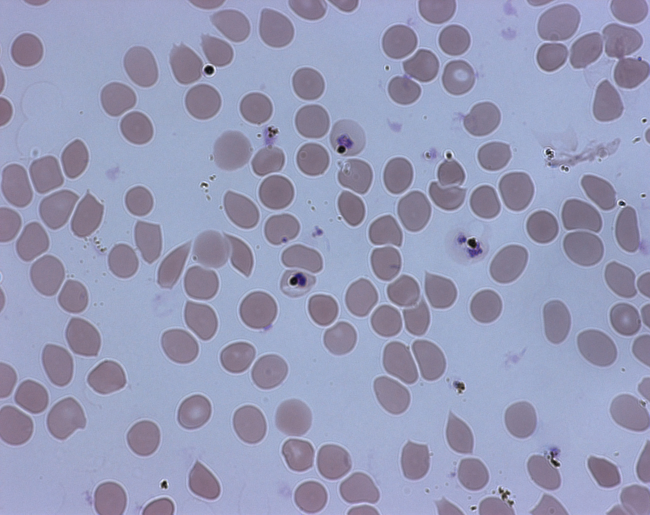
#> input picture Dependencies/test_image.jpg, 1300 x 1030 px (shown at 1/2 size)
$ python -i data_preprocessing.py   (imports and definitions only)
#> lines starting #> are read from the running program, lines starting #| are printed output that depends on the picture; after the words box and inside, x2 and y2 are one past the last pixel; in counts of white or black regions, pixels touching at a corner belong together
import cv2, numpy as np
from sklearn.cluster import KMeans

# ================================================================================================================= #

def pre_processing_otsu(im):
#> called with im = '../Dependencies/test_image.jpg'
    minimum_contour_area = 550
    maximum_contour_area = 10_000

    image = cv2.imread(im, cv2.IMREAD_COLOR)  # Read image in color mode
#> image is the input picture: shape (1030, 1300, 3); mean B, G, R 183.8, 154.3, 150.9
    blurred_image = cv2.GaussianBlur(image, (5, 5), 0) # blur image to reduce noise

    gray = cv2.cvtColor(blurred_image, cv2.COLOR_BGR2GRAY) # convert image to grayscale
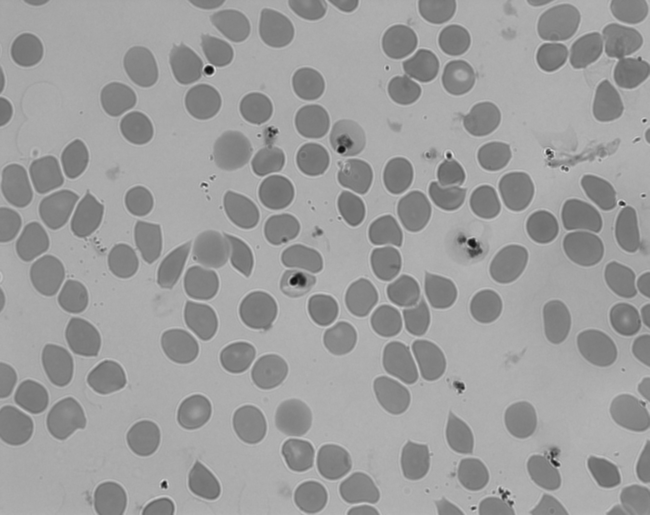
#> gray: shape (1030, 1300) (shown at 1/2 size); min 13, max 226, mean 156.6
    _, binary_image = cv2.threshold(gray, 0, 255, cv2.THRESH_BINARY + cv2.THRESH_OTSU)    # apply Otsu's thresholding
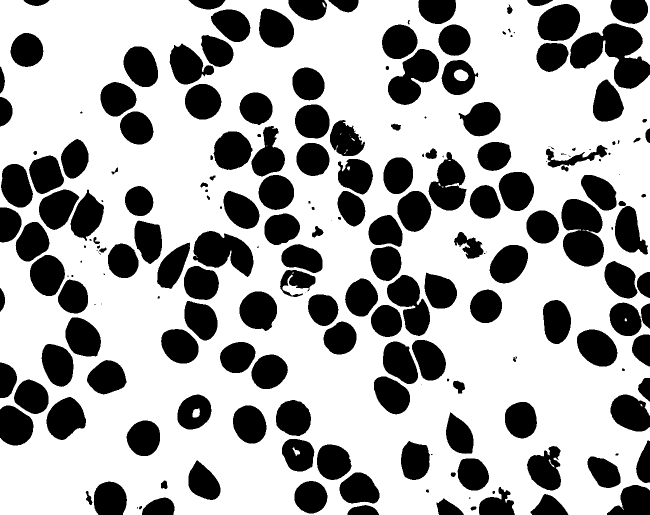
#> binary_image: shape (1030, 1300) (shown at 1/2 size); 67.5% white; 210 black regions (42 under 20 px)
    contours, _ = cv2.findContours(binary_image, cv2.RETR_TREE, cv2.CHAIN_APPROX_SIMPLE)
#> contours = 212 contours, 53 with area under 20; largest, box (x1, y1, x2, y2) and area: (0, 0, 1300, 1030) 1276879, (1122, 397, 1209, 534) 9100, (385, 461, 508, 555) 7100, (775, 97, 879, 211) 6638, (773, 549, 861, 673) 6095

    regions_of_interest = []
    contours_array = []
    image_for_rois = image.copy()

    for contour in contours: # remove contours that are too small or too big
        area = cv2.contourArea(contour)
        if area < maximum_contour_area and area > minimum_contour_area:
            contours_array.append(contour)
        else:
            pass
#> this loop made 212 passes
#> area on passes 2, 3, 5: 23.5, 1276879, 85.5
#> after the loop, contours_array = 99 contours; largest, box (x1, y1, x2, y2) and area: (1122, 397, 1209, 534) 9100, (385, 461, 508, 555) 7100, (775, 97, 879, 211) 6638, (773, 549, 861, 673) 6095, (856, 303, 934, 422) 5719

    for contour in contours_array:
        x, y, w, h = cv2.boundingRect(contour)
        mask = np.zeros_like(image)
        cv2.drawContours(mask, [contour], 0, (255, 255, 255), -1)
        roi = cv2.bitwise_and(image, mask)
        regions_of_interest.append(roi[y:y+h, x:x+w])
#> this loop made 99 passes
#> (x, y, w, h) on passes 1 to 12: (588, 961, 68, 67), (678, 944, 82, 64), (376, 920, 66, 81), (914, 916, 65, 66), (1174, 912, 68, 65), (1053, 891, 70, 91), (633, 888, 71, 73), (801, 881, 60, 80), (563, 877, 67, 67), (252, 840, 69, 73), (891, 824, 57, 85), (465, 810, 69, 78)
#> pass 1, in pre_processing_otsu, `roi = cv2.bitwise_and(image, mask)`:
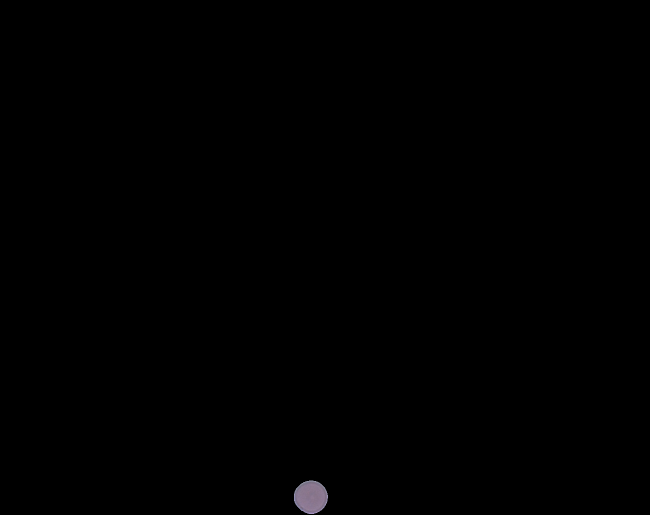
#> roi: shape (1030, 1300, 3) (shown at 1/2 size); mean B, G, R 0.4, 0.3, 0.4
#> after the loop:
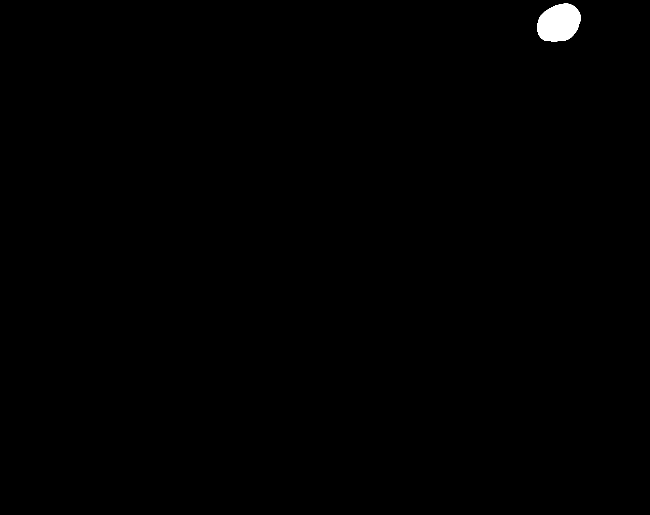
#> mask: shape (1030, 1300, 3) (shown at 1/2 size); 0.39% white; 1 white region, box (x1, y1, x2, y2) and area: (1074, 7, 1161, 83) 5166
#> after the loop, regions_of_interest = 99 items

    return regions_of_interest, contours_array, image_for_rois

# ================================================================================================================= #

def pre_processing_kmeans(im, number_of_clusters):
    minimum_contour_area = 550
    maximum_contour_area = 10_000

    image = cv2.imread(im, cv2.IMREAD_COLOR)  # Read image in color mode
    blurred_image = cv2.GaussianBlur(image, (5, 5), 0) # blur image to reduce noise
    lab_image = cv2.cvtColor(blurred_image, cv2.COLOR_BGR2LAB) # convert image to LAB color space
    l, _, _ = cv2.split(lab_image) # extract L channel

    reshaped_image = np.reshape(l, (-1, 1)) # reshape image to 2D array
    kmeans = KMeans(n_clusters=number_of_clusters, n_init="auto", random_state=0).fit(reshaped_image) # apply kmeans clustering
    clustered_image = np.reshape(kmeans.labels_, l.shape) # reshape image to 3D array
    contours, _ = cv2.findContours(clustered_image.astype('uint8'), cv2.RETR_TREE, cv2.CHAIN_APPROX_SIMPLE) # find contours

    regions_of_interest = []
    contours_array = []
    image_for_rois = image.copy()

    for contour in contours: # remove contours that are too small or too big
        area = cv2.contourArea(contour)
        if area < maximum_contour_area and area > minimum_contour_area:
            contours_array.append(contour)
        else:
            pass

    for contour in contours_array:
        x, y, w, h = cv2.boundingRect(contour)
        mask = np.zeros_like(image)
        cv2.drawContours(mask, [contour], 0, (255, 255, 255), -1)
        roi = cv2.bitwise_and(image, mask)
        regions_of_interest.append(roi[y:y+h, x:x+w])

    return regions_of_interest, contours_array, image_for_rois

# ================================================================================================================= #

>>> result = pre_processing_otsu('../Dependencies/test_image.jpg')
